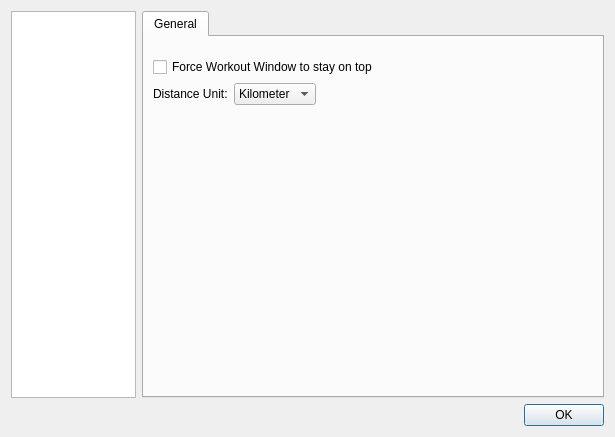
<?xml version="1.0" encoding="UTF-8"?>
<ui version="4.0">
 <class>DialogMainWindowConfig</class>
 <widget class="QDialog" name="DialogMainWindowConfig">
  <property name="geometry">
   <rect>
    <x>0</x>
    <y>0</y>
    <width>615</width>
    <height>314</height>
   </rect>
  </property>
  <property name="windowTitle">
   <string>Preferences</string>
  </property>
  <property name="styleSheet">
   <string notr="true">QLabel {
	color: black;
}
</string>
  </property>
  <layout class="QGridLayout" name="gridLayout">
   <item row="0" column="0" rowspan="2">
    <widget class="QListWidget" name="listWidget_settings">
     <property name="sizePolicy">
      <sizepolicy hsizetype="Minimum" vsizetype="Expanding">
       <horstretch>0</horstretch>
       <verstretch>0</verstretch>
      </sizepolicy>
     </property>
     <property name="minimumSize">
      <size>
       <width>125</width>
       <height>0</height>
      </size>
     </property>
     <property name="maximumSize">
      <size>
       <width>125</width>
       <height>16777215</height>
      </size>
     </property>
     <property name="editTriggers">
      <set>QAbstractItemView::NoEditTriggers</set>
     </property>
     <property name="showDropIndicator" stdset="0">
      <bool>false</bool>
     </property>
     <property name="iconSize">
      <size>
       <width>48</width>
       <height>48</height>
      </size>
     </property>
    </widget>
   </item>
   <item row="0" column="1" rowspan="2">
    <widget class="QStackedWidget" name="stackedWidget">
     <property name="currentIndex">
      <number>0</number>
     </property>
     <widget class="QWidget" name="page_general">
      <layout class="QVBoxLayout" name="verticalLayout_8">
       <property name="leftMargin">
        <number>0</number>
       </property>
       <property name="topMargin">
        <number>0</number>
       </property>
       <property name="rightMargin">
        <number>0</number>
       </property>
       <property name="bottomMargin">
        <number>0</number>
       </property>
       <item>
        <widget class="QTabWidget" name="tabWidget_4">
         <property name="currentIndex">
          <number>0</number>
         </property>
         <widget class="QWidget" name="tab_3">
          <attribute name="title">
           <string>General</string>
          </attribute>
          <layout class="QVBoxLayout" name="verticalLayout_7">
           <property name="topMargin">
            <number>20</number>
           </property>
           <item>
            <layout class="QHBoxLayout" name="horizontalLayout_9">
             <property name="spacing">
              <number>0</number>
             </property>
             <item>
              <widget class="QCheckBox" name="checkBox_forceOnTop">
               <property name="text">
                <string>Force Workout Window to stay on top</string>
               </property>
              </widget>
             </item>
             <item>
              <spacer name="horizontalSpacer_6">
               <property name="orientation">
                <enum>Qt::Horizontal</enum>
               </property>
               <property name="sizeHint" stdset="0">
                <size>
                 <width>1</width>
                 <height>1</height>
                </size>
               </property>
              </spacer>
             </item>
            </layout>
           </item>
           <item>
            <layout class="QHBoxLayout" name="horizontalLayout_8">
             <item>
              <widget class="QLabel" name="label_6">
               <property name="minimumSize">
                <size>
                 <width>60</width>
                 <height>0</height>
                </size>
               </property>
               <property name="text">
                <string>Distance Unit:</string>
               </property>
              </widget>
             </item>
             <item>
              <widget class="QComboBox" name="comboBox_distance">
               <item>
                <property name="text">
                 <string>Kilometer</string>
                </property>
               </item>
               <item>
                <property name="text">
                 <string>Mile</string>
                </property>
               </item>
              </widget>
             </item>
             <item>
              <spacer name="horizontalSpacer_5">
               <property name="orientation">
                <enum>Qt::Horizontal</enum>
               </property>
               <property name="sizeHint" stdset="0">
                <size>
                 <width>1</width>
                 <height>1</height>
                </size>
               </property>
              </spacer>
             </item>
            </layout>
           </item>
           <item>
            <spacer name="verticalSpacer_4">
             <property name="orientation">
              <enum>Qt::Vertical</enum>
             </property>
             <property name="sizeHint" stdset="0">
              <size>
               <width>20</width>
               <height>40</height>
              </size>
             </property>
            </spacer>
           </item>
          </layout>
         </widget>
        </widget>
       </item>
      </layout>
     </widget>
     <widget class="QWidget" name="page_connectivity">
      <layout class="QVBoxLayout" name="verticalLayout_2">
       <property name="leftMargin">
        <number>0</number>
       </property>
       <property name="topMargin">
        <number>0</number>
       </property>
       <property name="rightMargin">
        <number>0</number>
       </property>
       <property name="bottomMargin">
        <number>0</number>
       </property>
       <item>
        <widget class="QTabWidget" name="tabWidget_2">
         <property name="currentIndex">
          <number>0</number>
         </property>
         <widget class="QWidget" name="tab_connectivity">
          <attribute name="title">
           <string>Connectivity</string>
          </attribute>
          <layout class="QVBoxLayout" name="verticalLayout_4">
           <property name="topMargin">
            <number>20</number>
           </property>
           <item>
            <layout class="QHBoxLayout" name="horizontalLayout_10">
             <property name="spacing">
              <number>0</number>
             </property>
             <item>
              <widget class="QCheckBox" name="checkBox_controlTrainer">
               <property name="text">
                <string>Control Trainer Resistance (FE-C Trainer)</string>
               </property>
              </widget>
             </item>
             <item>
              <spacer name="horizontalSpacer_7">
               <property name="orientation">
                <enum>Qt::Horizontal</enum>
               </property>
               <property name="sizeHint" stdset="0">
                <size>
                 <width>1</width>
                 <height>1</height>
                </size>
               </property>
              </spacer>
             </item>
            </layout>
           </item>
           <item>
            <spacer name="verticalSpacer_2">
             <property name="orientation">
              <enum>Qt::Vertical</enum>
             </property>
             <property name="sizeHint" stdset="0">
              <size>
               <width>20</width>
               <height>40</height>
              </size>
             </property>
            </spacer>
           </item>
          </layout>
         </widget>
         <widget class="QWidget" name="tab">
          <attribute name="title">
           <string>Pairing</string>
          </attribute>
          <layout class="QVBoxLayout" name="verticalLayout_9">
           <property name="topMargin">
            <number>20</number>
           </property>
           <item>
            <widget class="QCheckBox" name="checkBox_stopPairingOnFound">
             <property name="text">
              <string>Stop Pairing when a single device is found</string>
             </property>
             <property name="autoExclusive">
              <bool>true</bool>
             </property>
            </widget>
           </item>
           <item>
            <layout class="QHBoxLayout" name="horizontalLayout_7">
             <item>
              <widget class="QCheckBox" name="checkBox_pairNbOfSeconds">
               <property name="text">
                <string>Look for multiple devices during</string>
               </property>
               <property name="autoExclusive">
                <bool>true</bool>
               </property>
              </widget>
             </item>
             <item>
              <widget class="QComboBox" name="comboBox_timePairingSec">
               <item>
                <property name="text">
                 <string>1</string>
                </property>
               </item>
               <item>
                <property name="text">
                 <string>2</string>
                </property>
               </item>
               <item>
                <property name="text">
                 <string>3</string>
                </property>
               </item>
               <item>
                <property name="text">
                 <string>4</string>
                </property>
               </item>
               <item>
                <property name="text">
                 <string>5</string>
                </property>
               </item>
               <item>
                <property name="text">
                 <string>6</string>
                </property>
               </item>
               <item>
                <property name="text">
                 <string>7</string>
                </property>
               </item>
               <item>
                <property name="text">
                 <string>8</string>
                </property>
               </item>
               <item>
                <property name="text">
                 <string>9</string>
                </property>
               </item>
               <item>
                <property name="text">
                 <string>10</string>
                </property>
               </item>
              </widget>
             </item>
             <item>
              <widget class="QLabel" name="label_8">
               <property name="text">
                <string>seconds</string>
               </property>
              </widget>
             </item>
             <item>
              <spacer name="horizontalSpacer_3">
               <property name="orientation">
                <enum>Qt::Horizontal</enum>
               </property>
               <property name="sizeHint" stdset="0">
                <size>
                 <width>40</width>
                 <height>20</height>
                </size>
               </property>
              </spacer>
             </item>
            </layout>
           </item>
           <item>
            <spacer name="verticalSpacer_5">
             <property name="orientation">
              <enum>Qt::Vertical</enum>
             </property>
             <property name="sizeHint" stdset="0">
              <size>
               <width>20</width>
               <height>134</height>
              </size>
             </property>
            </spacer>
           </item>
          </layout>
         </widget>
        </widget>
       </item>
      </layout>
     </widget>
     <widget class="QWidget" name="page_folder">
      <layout class="QVBoxLayout" name="verticalLayout">
       <property name="leftMargin">
        <number>0</number>
       </property>
       <property name="topMargin">
        <number>0</number>
       </property>
       <property name="rightMargin">
        <number>0</number>
       </property>
       <property name="bottomMargin">
        <number>0</number>
       </property>
       <item>
        <widget class="QTabWidget" name="tabWidget">
         <property name="currentIndex">
          <number>0</number>
         </property>
         <widget class="QWidget" name="tab_5">
          <attribute name="title">
           <string>Folders</string>
          </attribute>
          <layout class="QVBoxLayout" name="verticalLayout_3">
           <property name="leftMargin">
            <number>9</number>
           </property>
           <property name="topMargin">
            <number>20</number>
           </property>
           <property name="rightMargin">
            <number>9</number>
           </property>
           <property name="bottomMargin">
            <number>9</number>
           </property>
           <item>
            <layout class="QHBoxLayout" name="horizontalLayout">
             <item>
              <widget class="QLabel" name="label_2">
               <property name="sizePolicy">
                <sizepolicy hsizetype="Minimum" vsizetype="Preferred">
                 <horstretch>0</horstretch>
                 <verstretch>0</verstretch>
                </sizepolicy>
               </property>
               <property name="minimumSize">
                <size>
                 <width>60</width>
                 <height>0</height>
                </size>
               </property>
               <property name="text">
                <string>Workouts:</string>
               </property>
              </widget>
             </item>
             <item>
              <widget class="QLineEdit" name="lineEdit_workoutDir"/>
             </item>
             <item>
              <widget class="QPushButton" name="pushButton_browseWorkoutDir">
               <property name="text">
                <string>Browse...</string>
               </property>
              </widget>
             </item>
            </layout>
           </item>
           <item>
            <layout class="QHBoxLayout" name="horizontalLayout_4">
             <item>
              <widget class="QLabel" name="label_courseTxt">
               <property name="sizePolicy">
                <sizepolicy hsizetype="Minimum" vsizetype="Preferred">
                 <horstretch>0</horstretch>
                 <verstretch>0</verstretch>
                </sizepolicy>
               </property>
               <property name="minimumSize">
                <size>
                 <width>60</width>
                 <height>0</height>
                </size>
               </property>
               <property name="text">
                <string>Courses</string>
               </property>
              </widget>
             </item>
             <item>
              <widget class="QLineEdit" name="lineEdit_courseDir"/>
             </item>
             <item>
              <widget class="QPushButton" name="pushButton_browseCourseDir">
               <property name="text">
                <string>Browse...</string>
               </property>
              </widget>
             </item>
            </layout>
           </item>
           <item>
            <layout class="QHBoxLayout" name="horizontalLayout_2">
             <item>
              <widget class="QLabel" name="label_4">
               <property name="sizePolicy">
                <sizepolicy hsizetype="Minimum" vsizetype="Preferred">
                 <horstretch>0</horstretch>
                 <verstretch>0</verstretch>
                </sizepolicy>
               </property>
               <property name="minimumSize">
                <size>
                 <width>60</width>
                 <height>0</height>
                </size>
               </property>
               <property name="text">
                <string>History:</string>
               </property>
              </widget>
             </item>
             <item>
              <widget class="QLineEdit" name="lineEdit_historyDir"/>
             </item>
             <item>
              <widget class="QPushButton" name="pushButton_browseHistoryDir">
               <property name="text">
                <string>Browse...</string>
               </property>
              </widget>
             </item>
            </layout>
           </item>
           <item>
            <spacer name="verticalSpacer">
             <property name="orientation">
              <enum>Qt::Vertical</enum>
             </property>
             <property name="sizeHint" stdset="0">
              <size>
               <width>20</width>
               <height>40</height>
              </size>
             </property>
            </spacer>
           </item>
          </layout>
         </widget>
        </widget>
       </item>
      </layout>
     </widget>
     <widget class="QWidget" name="page_upload">
      <layout class="QVBoxLayout" name="verticalLayout_5">
       <property name="leftMargin">
        <number>0</number>
       </property>
       <property name="topMargin">
        <number>0</number>
       </property>
       <property name="rightMargin">
        <number>0</number>
       </property>
       <property name="bottomMargin">
        <number>0</number>
       </property>
       <item>
        <widget class="QTabWidget" name="tabWidget_3">
         <widget class="QWidget" name="tab_2">
          <attribute name="title">
           <string>Auto Upload</string>
          </attribute>
          <layout class="QVBoxLayout" name="verticalLayout_6">
           <property name="spacing">
            <number>12</number>
           </property>
           <property name="topMargin">
            <number>20</number>
           </property>
           <item>
            <widget class="QGroupBox" name="groupBox">
             <property name="font">
              <font>
               <weight>75</weight>
               <bold>true</bold>
              </font>
             </property>
             <property name="title">
              <string>Strava</string>
             </property>
             <layout class="QHBoxLayout" name="horizontalLayout_5">
              <property name="topMargin">
               <number>5</number>
              </property>
              <property name="bottomMargin">
               <number>9</number>
              </property>
              <item>
               <widget class="FaderLabel" name="label_connectStrava">
                <property name="minimumSize">
                 <size>
                  <width>172</width>
                  <height>32</height>
                 </size>
                </property>
                <property name="text">
                 <string/>
                </property>
               </widget>
              </item>
              <item>
               <widget class="FaderLabel" name="label_stravaUnlink">
                <property name="text">
                 <string>Unlink</string>
                </property>
                <property name="textFormat">
                 <enum>Qt::RichText</enum>
                </property>
               </widget>
              </item>
              <item>
               <spacer name="horizontalSpacer_2">
                <property name="orientation">
                 <enum>Qt::Horizontal</enum>
                </property>
                <property name="sizeHint" stdset="0">
                 <size>
                  <width>40</width>
                  <height>20</height>
                 </size>
                </property>
               </spacer>
              </item>
              <item>
               <widget class="QCheckBox" name="checkBox_stravaPrivate">
                <property name="text">
                 <string>Upload Activity as Private</string>
                </property>
               </widget>
              </item>
             </layout>
            </widget>
           </item>
           <item>
            <widget class="QGroupBox" name="groupBox_3">
             <property name="font">
              <font>
               <weight>75</weight>
               <bold>true</bold>
              </font>
             </property>
             <property name="title">
              <string>TrainingPeaks</string>
             </property>
             <layout class="QHBoxLayout" name="horizontalLayout_12">
              <property name="topMargin">
               <number>5</number>
              </property>
              <property name="bottomMargin">
               <number>9</number>
              </property>
              <item>
               <widget class="FaderLabel" name="label_connectTrainingPeaks">
                <property name="minimumSize">
                 <size>
                  <width>172</width>
                  <height>32</height>
                 </size>
                </property>
                <property name="text">
                 <string/>
                </property>
               </widget>
              </item>
              <item>
               <widget class="FaderLabel" name="label_TrainingPeaksUnlink">
                <property name="text">
                 <string>Unlink</string>
                </property>
                <property name="textFormat">
                 <enum>Qt::RichText</enum>
                </property>
               </widget>
              </item>
              <item>
               <spacer name="horizontalSpacer_4">
                <property name="orientation">
                 <enum>Qt::Horizontal</enum>
                </property>
                <property name="sizeHint" stdset="0">
                 <size>
                  <width>40</width>
                  <height>20</height>
                 </size>
                </property>
               </spacer>
              </item>
              <item>
               <widget class="QCheckBox" name="checkBox_trainingPeaksPrivate">
                <property name="text">
                 <string>Upload Activity as Private</string>
                </property>
               </widget>
              </item>
             </layout>
            </widget>
           </item>
           <item>
            <widget class="QGroupBox" name="groupBox_2">
             <property name="font">
              <font>
               <weight>75</weight>
               <bold>true</bold>
              </font>
             </property>
             <property name="title">
              <string>SelfLoops</string>
             </property>
             <layout class="QHBoxLayout" name="horizontalLayout_6">
              <property name="topMargin">
               <number>9</number>
              </property>
              <property name="bottomMargin">
               <number>9</number>
              </property>
              <item>
               <widget class="QLabel" name="label">
                <property name="text">
                 <string>Email</string>
                </property>
               </widget>
              </item>
              <item>
               <widget class="QLineEdit" name="lineEdit_userSelfloops"/>
              </item>
              <item>
               <widget class="QLabel" name="label_5">
                <property name="text">
                 <string>Password</string>
                </property>
               </widget>
              </item>
              <item>
               <widget class="QLineEdit" name="lineEdit_pwSelfloops">
                <property name="echoMode">
                 <enum>QLineEdit::Password</enum>
                </property>
               </widget>
              </item>
             </layout>
            </widget>
           </item>
           <item>
            <widget class="QGroupBox" name="groupBox_intervalsIcu">
             <property name="font">
              <font>
               <weight>75</weight>
               <bold>true</bold>
              </font>
             </property>
             <property name="title">
              <string>Intervals.icu</string>
             </property>
             <layout class="QGridLayout" name="gridLayout_intervalsIcu">
              <property name="topMargin">
               <number>9</number>
              </property>
              <property name="bottomMargin">
               <number>9</number>
              </property>
              <item row="0" column="0">
               <widget class="QLabel" name="label_intervalsIcuAthleteId">
                <property name="text">
                 <string>Athlete ID</string>
                </property>
               </widget>
              </item>
              <item row="0" column="1">
               <widget class="QLineEdit" name="lineEdit_intervalsIcuAthleteId">
                <property name="placeholderText">
                 <string>e.g. i12345</string>
                </property>
               </widget>
              </item>
              <item row="1" column="0">
               <widget class="QLabel" name="label_intervalsIcuApiKey">
                <property name="text">
                 <string>API Key</string>
                </property>
               </widget>
              </item>
              <item row="1" column="1">
               <widget class="QLineEdit" name="lineEdit_intervalsIcuApiKey">
                <property name="echoMode">
                 <enum>QLineEdit::Password</enum>
                </property>
               </widget>
              </item>
             </layout>
            </widget>
           </item>
           <item>
            <spacer name="verticalSpacer_3">
             <property name="orientation">
              <enum>Qt::Vertical</enum>
             </property>
             <property name="sizeHint" stdset="0">
              <size>
               <width>20</width>
               <height>40</height>
              </size>
             </property>
            </spacer>
           </item>
          </layout>
         </widget>
        </widget>
       </item>
      </layout>
     </widget>
    </widget>
   </item>
   <item row="2" column="0" colspan="2">
    <widget class="QDialogButtonBox" name="buttonBox">
     <property name="orientation">
      <enum>Qt::Horizontal</enum>
     </property>
     <property name="standardButtons">
      <set>QDialogButtonBox::Ok</set>
     </property>
    </widget>
   </item>
  </layout>
 </widget>
 <customwidgets>
  <customwidget>
   <class>FaderLabel</class>
   <extends>QLabel</extends>
   <header>faderlabel.h</header>
  </customwidget>
 </customwidgets>
 <resources/>
 <connections>
  <connection>
   <sender>buttonBox</sender>
   <signal>accepted()</signal>
   <receiver>DialogMainWindowConfig</receiver>
   <slot>accept()</slot>
   <hints>
    <hint type="sourcelabel">
     <x>248</x>
     <y>254</y>
    </hint>
    <hint type="destinationlabel">
     <x>157</x>
     <y>274</y>
    </hint>
   </hints>
  </connection>
  <connection>
   <sender>buttonBox</sender>
   <signal>rejected()</signal>
   <receiver>DialogMainWindowConfig</receiver>
   <slot>reject()</slot>
   <hints>
    <hint type="sourcelabel">
     <x>316</x>
     <y>260</y>
    </hint>
    <hint type="destinationlabel">
     <x>286</x>
     <y>274</y>
    </hint>
   </hints>
  </connection>
 </connections>
</ui>
